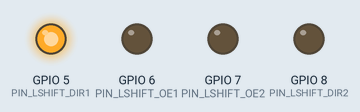
A sketch run on a simulated ESP32-S3. Parts: output pins drawn as LEDs (lit = HIGH). What the sketch prints to the serial monitor is not drawn.

Above: at 0.3 s.
Timing chart, 0 to 1.8 s (numbered marks = the images above):
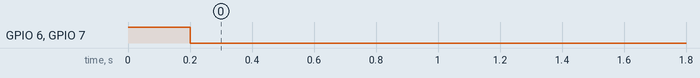

The sketch:

ESP32-S3-TC-Bridge-V1.ino
```cpp
/**
 * ESP32-S3 TC Bridge Master v1.3.1 (修正版)
 * --------------------------------------------------
 * Pi側: GPIO 1(TX), 2(RX) / 9600bps
 * Nano側: GPIO 43(TX), 44(RX) / 300bps
 */

#include <Arduino.h>
#include <HardwareSerial.h>
#include <tc_packet_fixed.hpp>

// --- ピンアサイン（本番配線・非SWAP） ---
static constexpr int PIN_PI_TX = 1;   // ESP32 TX -> Pi RX
static constexpr int PIN_PI_RX = 2;   // Pi TX -> ESP32 RX
static constexpr int PIN_TC_TX = 43;  // ESP32 TX -> Nano D10(RX)
static constexpr int PIN_TC_RX = 44;  // Nano D11(TX) -> ESP32 RX

// --- レベルシフタ (SN74LVC16T245) 制御 ---
// Bank1: ESP(A) <-> Nano側(B)
static constexpr int PIN_LSHIFT_OE1  = 6;  // OE1 (LOWで有効)
static constexpr int PIN_LSHIFT_DIR1 = 5;  // DIR1 (HIGHで ESP->Nano方向)

// Bank2: ESP(A) <-> Pi側(B)
static constexpr int PIN_LSHIFT_OE2  = 7;  // OE2 (LOWで有効)
static constexpr int PIN_LSHIFT_DIR2 = 8;  // DIR2 (LOWで Pi->ESP方向)

static constexpr uint32_t PI_BAUD   = 9600;
static constexpr uint32_t NANO_BAUD = 300;
static constexpr uint32_t NANO_RX_TIMEOUT_MS = 600;

HardwareSerial SerialPi(1);
HardwareSerial SerialNano(2);

/**
 * タイムアウト付きで固定6バイトを受信する
 */
static bool readFixed6(Stream& s, tc::Fixed6& out, uint32_t timeoutMs) {
  uint32_t t0 = millis();
  uint8_t idx = 0;
  while (idx < tc::Fixed6::LEN) {
    if (s.available() > 0) {
      out.b[idx++] = (uint8_t)s.read();
      t0 = millis();
    } else {
      if ((millis() - t0) > timeoutMs) return false;
      yield();
    }
  }
  return true;
}

void setup() {
  Serial.begin(115200);

  // 安全起動シーケンス
  pinMode(PIN_LSHIFT_OE1, OUTPUT);  digitalWrite(PIN_LSHIFT_OE1, HIGH);
  pinMode(PIN_LSHIFT_OE2, OUTPUT);  digitalWrite(PIN_LSHIFT_OE2, HIGH);
  pinMode(PIN_LSHIFT_DIR1, OUTPUT); digitalWrite(PIN_LSHIFT_DIR1, HIGH);
  pinMode(PIN_LSHIFT_DIR2, OUTPUT); digitalWrite(PIN_LSHIFT_DIR2, LOW);

  SerialPi.begin(PI_BAUD, SERIAL_8N1, PIN_PI_RX, PIN_PI_TX);
  SerialNano.begin(NANO_BAUD, SERIAL_8N1, PIN_TC_RX, PIN_TC_TX);

  while (SerialPi.available()) SerialPi.read();
  while (SerialNano.available()) SerialNano.read();

  delay(200);
  digitalWrite(PIN_LSHIFT_OE1, LOW);
  digitalWrite(PIN_LSHIFT_OE2, LOW);

  Serial.println(F("--- [ESP32 Bridge v1.3.1: Ready] ---"));
}

void loop() {
  tc::Fixed6 pktFromPi{};

  if (readFixed6(SerialPi, pktFromPi, 100)) {
    while (SerialNano.available() > 0) (void)SerialNano.read();

    SerialNano.write(pktFromPi.b, tc::Fixed6::LEN);

    tc::Fixed6 respFromNano{};
    if (readFixed6(SerialNano, respFromNano, NANO_RX_TIMEOUT_MS)) {
      SerialPi.write(respFromNano.b, tc::Fixed6::LEN);
    } else {
      tc::Fixed6 z{};
      for(int i=0; i<6; i++) z.b[i] = 0;
      SerialPi.write(z.b, tc::Fixed6::LEN);
    }
  }
}
```
